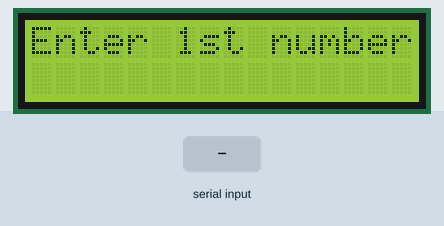
This sketch was run on a simulated Arduino Uno, built with avr-gcc and run on an emulated ATmega328P. On the bench: 16×2 character LCD. Inputs (shaded band) come from the test bench. What the sketch prints to the serial monitor is not drawn.

Above: at 1.2 s.
1.3 s: "90/45\n" received over Serial
At 2.7 s:
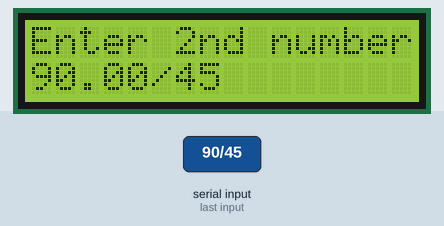
3.8 s: "30/150\n" received over Serial
At 6.2 s:
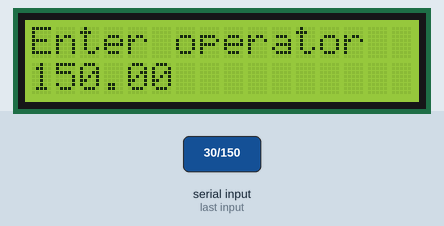
6.8 s: "+" received over Serial
At 9.0 s:
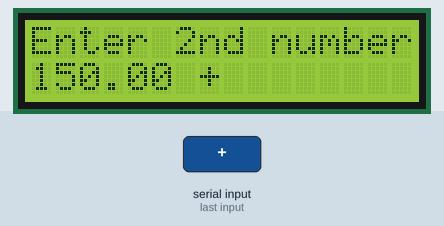
9.3 s: "-" received over Serial
At 11.5 s:
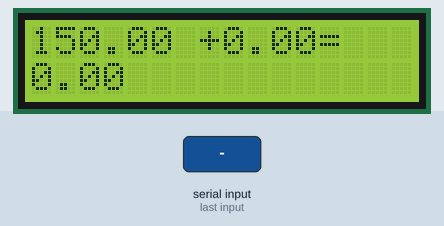
11.8 s: "0\n" received over Serial
At 13.7 s:
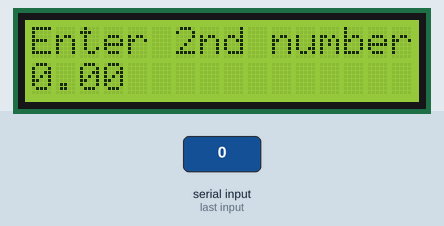
14.8 s: "*" received over Serial
At 16.9 s:
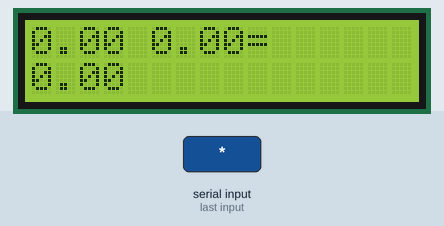
Timing chart, 0 to 18.3 s (numbered marks = the images above; inputs shaded):
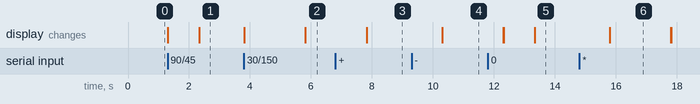

The sketch:

LCD.ino.ino
```cpp
#include <LiquidCrystal.h>

//pin setup
int rs = 7;
int en = 8;
int d4 = 9;
int d5 = 10;
int d6 = 11;
int d7 = 12;

String msg1 = "Enter 1st number";
  float num1;
String msg2 = "Enter 2nd number";
  float num2;
String msg3 = "Enter operator";
  String op;
float ans;

int dt = 2000;

LiquidCrystal lcd(rs,en,d4,d5,d6,d7);


void setup() {
  lcd.begin(16,2);
  Serial.begin(9600);

}
void loop() {
  //first num
    Serial.println(msg1);
      lcd.setCursor(0,0);
      lcd.print(msg1);
    while(Serial.available()==0){
        }
    num1=Serial.parseFloat();
    lcd.clear();
    lcd.setCursor(0,1);
    lcd.print(num1);

  //operator
    Serial.println(msg3);
      lcd.setCursor(0,0);
      lcd.print(msg3);
        while(Serial.available()==0){
        }
    op=Serial.readString();
    lcd.clear();
    lcd.setCursor(0,1);
    lcd.print(num1);
    lcd.print(op);

  //second num
    Serial.println(msg2);
      lcd.setCursor(0,0);
      lcd.print(msg2);
        while(Serial.available()==0){
        }
    num2=Serial.parseFloat();

  //operation
    if(op=="+"){
      ans=num1+num2;
    }
    if(op=="-"){
      ans=num1-num2;
    }
    if(op=="*"){
      ans=num1*num2;
    }
    if(op=="/"){
      ans=num1/num2;
    }

    lcd.clear();
    lcd.setCursor(0,0);
    lcd.print(num1);
    lcd.print(op);
    lcd.print(num2);
    lcd.print("=");
    lcd.setCursor(0,1);
    lcd.print(ans);

    delay(dt);
    lcd.clear();
}
```

Measured:
- after the input at 1.3 s, the display: first changes at once (image 1 shows a later state)
- after the input at 3.8 s, the display: first changes at once (image 2 shows a later state)
- after the input at 6.8 s, the display: changes after 1.0 s (image 3)
- after the input at 9.3 s, the display: changes after 1.0 s (image 4)
- after the input at 11.8 s, the display: first differs from a run without the input after 0.52 s (image 5 shows a later state)
- after the input at 14.8 s, the display: changes after 1.0 s (image 6)
